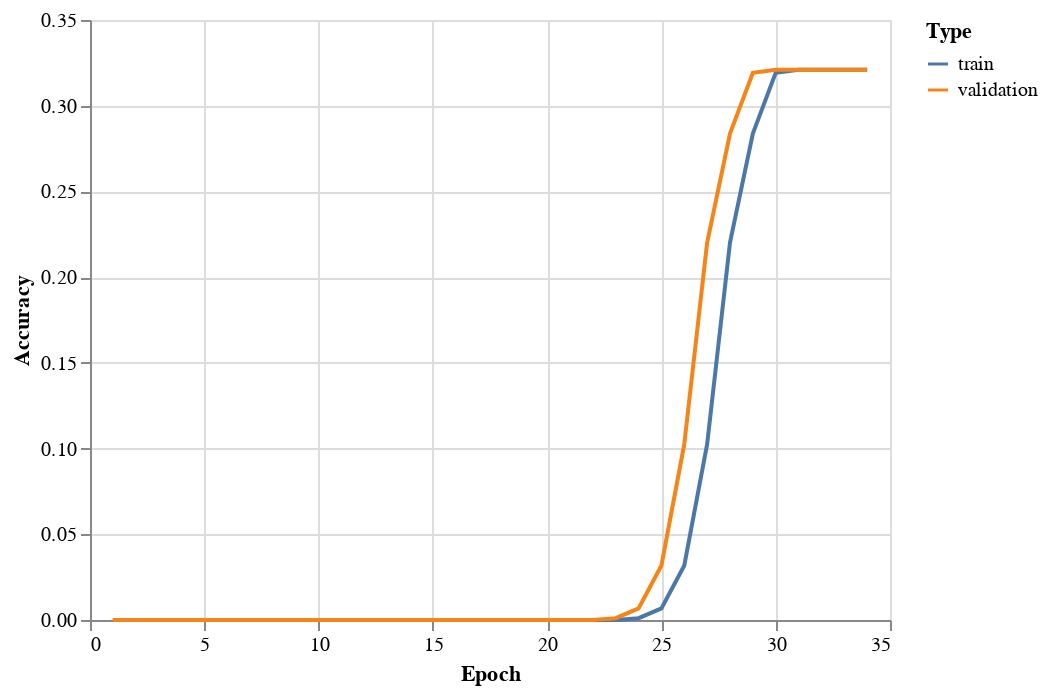

The notebook cell saved with this chart:
### Code cell
train_eval_accuracy_chart = alt.Chart(accuracy_df).mark_line().encode(
 x='Epoch',
 y='Accuracy',
 color='Type'
)
train_eval_accuracy_chart

### Figure 1 — Vega-Lite specification as saved in the notebook (floating-point values rounded to 4 significant figures)
{"config": {"view": {"continuousWidth": 400, "continuousHeight": 300}}, "data": {"name": "data-d362e42949bab3c18a6641cc315f1376"}, "mark": "line", "encoding": {"color": {"field": "Type", "type": "nominal"}, "x": {"field": "Epoch", "type": "quantitative"}, "y": {"field": "Accuracy", "type": "quantitative"}}, "$schema": "https://vega.github.io/schema/vega-lite/v4.17.0.json", "datasets": {"data-d362e42949bab3c18a6641cc315f1376": [{"Epoch": 1, "Accuracy": 0.0, "Type": "train"}, {"Epoch": 2, "Accuracy": 0.0, "Type": "train"}, {"Epoch": 3, "Accuracy": 0.0, "Type": "train"}, {"Epoch": 4, "Accuracy": 0.0, "Type": "train"}, {"Epoch": 5, "Accuracy": 0.0, "Type": "train"}, {"Epoch": 6, "Accuracy": 0.0, "Type": "train"}, {"Epoch": 7, "Accuracy": 0.0, "Type": "train"}, {"Epoch": 8, "Accuracy": 0.0, "Type": "train"}, {"Epoch": 9, "Accuracy": 0.0, "Type": "train"}, {"Epoch": 10, "Accuracy": 0.0, "Type": "train"}, {"Epoch": 11, "Accuracy": 0.0, "Type": "train"}, {"Epoch": 12, "Accuracy": 0.0, "Type": "train"}, {"Epoch": 13, "Accuracy": 0.0, "Type": "train"}, {"Epoch": 14, "Accuracy": 0.0, "Type": "train"}, {"Epoch": 15, "Accuracy": 0.0, "Type": "train"}, {"Epoch": 16, "Accuracy": 0.0, "Type": "train"}, {"Epoch": 17, "Accuracy": 0.0, "Type": "train"}, {"Epoch": 18, "Accuracy": 0.0, "Type": "train"}, {"Epoch": 19, "Accuracy": 0.0, "Type": "train"}, {"Epoch": 20, "Accuracy": 0.0, "Type": "train"}, {"Epoch": 21, "Accuracy": 0.0, "Type": "train"}, {"Epoch": 22, "Accuracy": 0.0, "Type": "train"}, {"Epoch": 23, "Accuracy": 0.0, "Type": "train"}, {"Epoch": 24, "Accuracy": 0.001072, "Type": "train"}, {"Epoch": 25, "Accuracy": 0.006791, "Type": "train"}, {"Epoch": 26, "Accuracy": 0.03181, "Type": "train"}, {"Epoch": 27, "Accuracy": 0.1026, "Type": "train"}, {"Epoch": 28, "Accuracy": 0.2202, "Type": "train"}, {"Epoch": 29, "Accuracy": 0.2838, "Type": "train"}, {"Epoch": 30, "Accuracy": 0.3192, "Type": "train"}, {"Epoch": 31, "Accuracy": 0.3209, "Type": "train"}, {"Epoch": 32, "Accuracy": 0.3209, "Type": "train"}, {"Epoch": 33, "Accuracy": 0.3209, "Type": "train"}, {"Epoch": 34, "Accuracy": 0.3209, "Type": "train"}, {"Epoch": 1, "Accuracy": 0.0, "Type": "validation"}, {"Epoch": 2, "Accuracy": 0.0, "Type": "validation"}, {"Epoch": 3, "Accuracy": 0.0, "Type": "validation"}, {"Epoch": 4, "Accuracy": 0.0, "Type": "validation"}, {"Epoch": 5, "Accuracy": 0.0, "Type": "validation"}, {"Epoch": 6, "Accuracy": 0.0, "Type": "validation"}, {"Epoch": 7, "Accuracy": 0.0, "Type": "validation"}, {"Epoch": 8, "Accuracy": 0.0, "Type": "validation"}, {"Epoch": 9, "Accuracy": 0.0, "Type": "validation"}, {"Epoch": 10, "Accuracy": 0.0, "Type": "validation"}, {"Epoch": 11, "Accuracy": 0.0, "Type": "validation"}, {"Epoch": 12, "Accuracy": 0.0, "Type": "validation"}, {"Epoch": 13, "Accuracy": 0.0, "Type": "validation"}, {"Epoch": 14, "Accuracy": 0.0, "Type": "validation"}, {"Epoch": 15, "Accuracy": 0.0, "Type": "validation"}, {"Epoch": 16, "Accuracy": 0.0, "Type": "validation"}, {"Epoch": 17, "Accuracy": 0.0, "Type": "validation"}, {"Epoch": 18, "Accuracy": 0.0, "Type": "validation"}, {"Epoch": 19, "Accuracy": 0.0, "Type": "validation"}, {"Epoch": 20, "Accuracy": 0.0, "Type": "validation"}, {"Epoch": 21, "Accuracy": 0.0, "Type": "validation"}, {"Epoch": 22, "Accuracy": 0.0, "Type": "validation"}, {"Epoch": 23, "Accuracy": 0.001072, "Type": "validation"}, {"Epoch": 24, "Accuracy": 0.006791, "Type": "validation"}, {"Epoch": 25, "Accuracy": 0.03181, "Type": "validation"}, {"Epoch": 26, "Accuracy": 0.1026, "Type": "validation"}, {"Epoch": 27, "Accuracy": 0.2202, "Type": "validation"}, {"Epoch": 28, "Accuracy": 0.2838, "Type": "validation"}, {"Epoch": 29, "Accuracy": 0.3192, "Type": "validation"}, {"Epoch": 30, "Accuracy": 0.3209, "Type": "validation"}, {"Epoch": 31, "Accuracy": 0.3209, "Type": "validation"}, {"Epoch": 32, "Accuracy": 0.3209, "Type": "validation"}, {"Epoch": 33, "Accuracy": 0.3209, "Type": "validation"}, {"Epoch": 34, "Accuracy": 0.3209, "Type": "validation"}]}}
